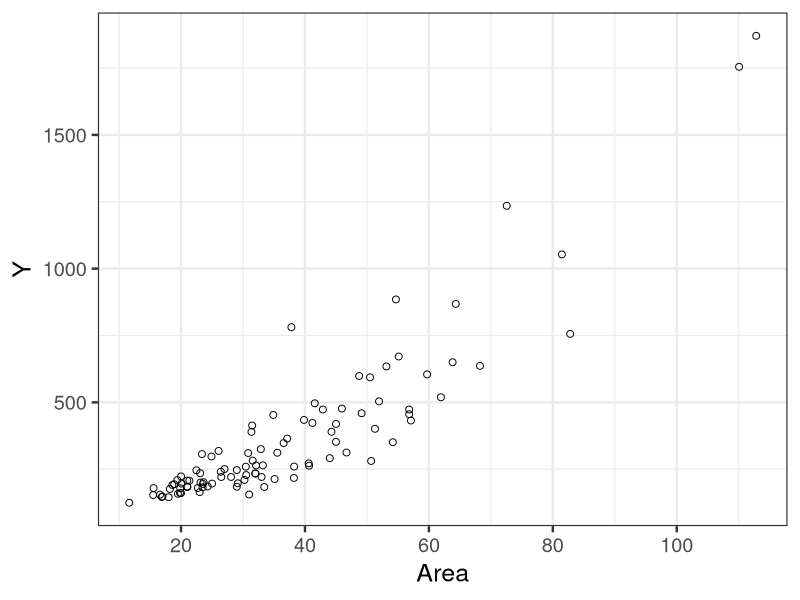
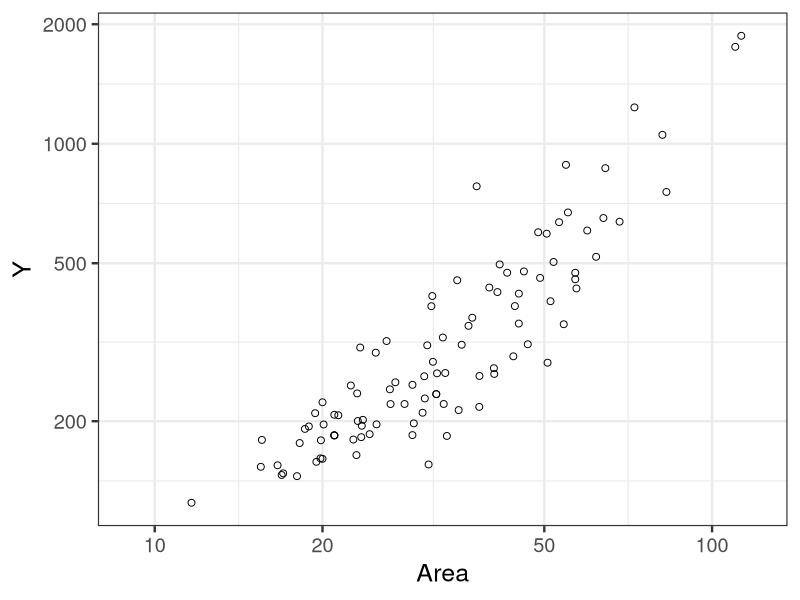

Source code (R) for these figures, in order:
library(ggplot2)

d <- read.csv(file='input/data-rental.csv')

p <- ggplot(data=d, aes(x=Area, y=Y)) +
  theme_bw(base_size=18) +
  geom_point(shape=1, size=2) +
  scale_x_continuous(breaks=seq(from=20, to=120, by=20))
ggsave(p, file='output/fig7-1-left.png', dpi=300, w=4, h=3)

p <- ggplot(data=d, aes(x=Area, y=Y)) +
  theme_bw(base_size=18) +
  geom_point(shape=1, size=2) +
  scale_x_log10(breaks=c(1,2,5,10,20,50,100)) + scale_y_log10(breaks=c(10,20,50,100,200,500,1000,2000)) +
  coord_cartesian(xlim=c(9, 120)) 
ggsave(p, file='output/fig7-1-right.png', dpi=300, w=4, h=3)
